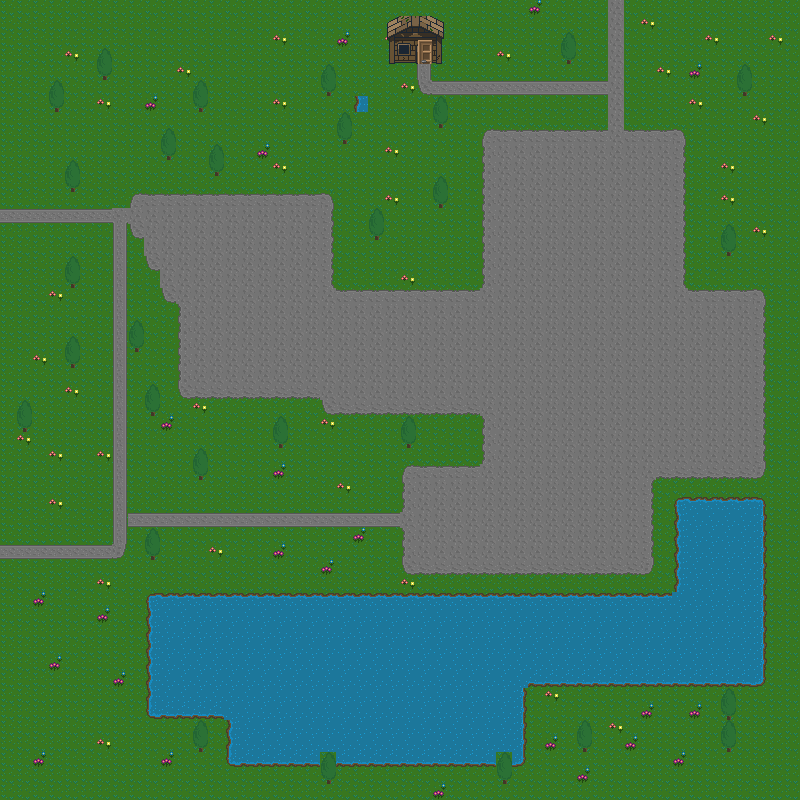

Rendered tile map (Tiled .tmx) drawn with the repository's tilesets; below, a short description and the map source with its tile grids summarised:
An orthogonal 50x50 tile map with 16x16 px tiles, 6 tile layers (Tile Layer 1, Grass etc., Roads, Collisions, ...), 4 tilesets and 35 objects.

<map version="1.9" tiledversion="1.9.2" orientation="orthogonal" renderorder="right-down" width="50" height="50" tilewidth="16" tileheight="16" infinite="0" nextlayerid="10" nextobjectid="47">
 <editorsettings>
  <export target="prosjektoppgave/hyttetur/assets/maps/mainMap.tmx" format="tmx" />
 </editorsettings>
 <tileset firstgid="1" source="TileCraftGroundSet.tsx" />
 <tileset firstgid="82" source="trees18px.tsx" />
 <tileset firstgid="88" source="WoodCabin.tsx" />
 <tileset firstgid="104" source="Interior.tsx" />
 <layer id="1" name="Tile Layer 1" width="50" height="50">
  <data>[2500 cells, 2500 non-empty, 1 distinct tile ids]</data>
 </layer>
 <layer id="2" name="Grass etc." width="50" height="50">
  <data>[2500 cells, 50 non-empty, 2 distinct tile ids]</data>
 </layer>
 <layer id="3" name="Roads" width="50" height="50">
  <data>[2500 cells, 766 non-empty, 13 distinct tile ids]</data>
 </layer>
 <layer id="4" name="Collisions" width="50" height="50">
  <properties>
   <property name="COLLISION" type="bool" value="true" />
  </properties>
  <data>[2500 cells, 432 non-empty, 11 distinct tile ids]</data>
 </layer>
 <objectgroup id="6" name="Collide">
  <object id="2" x="149" y="596" width="374" height="116" />
  <object id="6" x="229" y="711.5" width="294.5" height="52.5" />
  <object id="9" x="523" y="595.25" width="241.25" height="84.25" />
  <object id="10" x="676.25" y="499.5" width="87.5" height="95.5" />
  <object id="11" x="199.273" y="475.273" width="3.63636" height="4" />
  <object id="12" x="279.091" y="443.818" width="3.63636" height="3.81818" />
  <object id="13" x="151.273" y="555.636" width="4" height="4.18182" />
  <object id="16" x="406.909" y="443.818" width="4" height="4" />
  <object id="17" x="151.091" y="411.818" width="3.81818" height="4" />
  <object id="18" x="23" y="424.75" width="4" height="6.75" />
  <object id="19" x="71.25" y="364" width="4" height="3.75" />
  <object id="20" x="135.25" y="348.25" width="3.25" height="3.5" />
  <object id="21" x="727" y="715.75" width="3.875" height="4.125" />
  <object id="22" x="727.125" y="747.75" width="3.875" height="4.25" />
  <object id="23" x="583.125" y="748" width="3.875" height="4" />
  <object id="24" x="503.25" y="779.75" width="3.75" height="4.125" />
  <object id="25" x="327.091" y="779.818" width="3.81818" height="4" />
  <object id="26" x="198.875" y="747.875" width="4.125" height="3.75" />
  <object id="27" x="375.273" y="235.455" width="3.63636" height="4.72727" />
  <object id="28" x="439.091" y="204" width="3.63636" height="3.81818" />
  <object id="29" x="215.091" y="171.455" width="4" height="4.36364" />
  <object id="30" x="343.455" y="139.636" width="3.09091" height="4" />
  <object id="32" x="327.273" y="90.9091" width="3.81818" height="4.90909" />
  <object id="33" x="199.091" y="105.818" width="3.63636" height="5.81818" />
  <object id="34" x="166.909" y="155.091" width="4" height="4.72727" />
  <object id="35" x="438.909" y="123.455" width="4" height="4.54545" />
  <object id="36" x="71.25" y="283.625" width="3.625" height="4.25" />
  <object id="37" x="71" y="186.375" width="3.875" height="5.5" />
  <object id="38" x="55.25" y="106.125" width="3.875" height="5.5" />
  <object id="39" x="103" y="75.375" width="3.625" height="4.625" />
  <object id="40" x="567.091" y="58.8182" width="3.90909" height="5.27273" />
  <object id="41" x="743.182" y="91.5455" width="3.81818" height="4.45455" />
  <object id="42" x="727.091" y="251.727" width="3.81818" height="4.18182" />
 </objectgroup>
 <layer id="5" name="Cabin" width="50" height="50">
  <data>[2500 cells, 12 non-empty, 12 distinct tile ids]</data>
 </layer>
 <objectgroup id="7" name="NextLevel">
  <object id="43" x="418.495" y="45.0214" width="12.2786" height="18.4179">
   <properties>
    <property name="Level" type="int" value="1" />
   </properties>
  </object>
 </objectgroup>
 <objectgroup id="9" name="PlayerSpawn">
  <object id="46" x="431" y="333" width="6" height="8" />
 </objectgroup>
 <layer id="8" name="NewLevelLayer" width="50" height="50">
  <data>[2500 cells, 2 non-empty, 2 distinct tile ids]</data>
 </layer>
</map>
